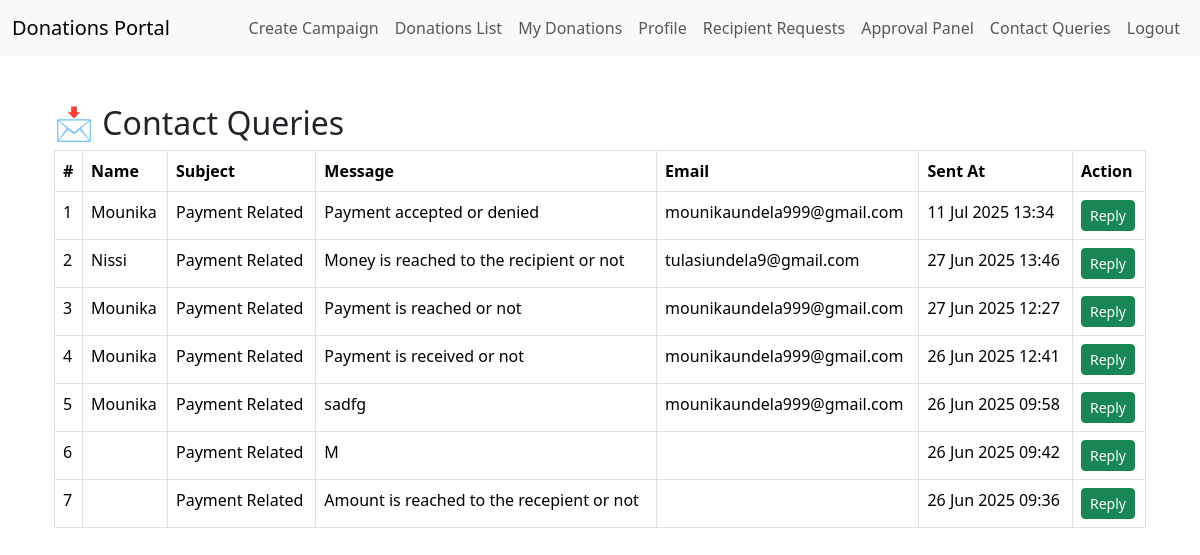
Page /view-queries/ (signed in) on the committed database.
### DonationsApp/models.py (models this page shows, shortened)
class ContactQuery(models.Model):
    user = models.ForeignKey(User, on_delete=models.CASCADE)
    name = models.CharField(max_length=100)
    email = models.EmailField()
    subject = models.CharField(max_length=200)
    message = models.TextField()
    sent_at = models.DateTimeField(auto_now_add=True)

### DonationsApp/views.py (the view)
# urls.py: path('view-queries/', views.view_queries, name='view_queries'),
@staff_member_required
def view_queries(request):
    queries = ContactQuery.objects.all().order_by('-sent_at')
    return render(request, 'view_queries.html', {'queries': queries})

### DonationsApp/templates/view_queries.html
{% extends 'base.html' %}
{% block content %}
<div class="container mt-5">
    <h2>📩 Contact Queries</h2>
    {% if queries %}
    <table class="table table-bordered">
        <thead>
            <tr>
                <th>#</th>
                <th>Name</th>
                <th>Subject</th>
                <th>Message</th>
                <th>Email</th>
                <th>Sent At</th>
                <th>Action</th>
            </tr>
        </thead>
        <tbody>
            {% for query in queries %}
            <tr>
                <td>{{ forloop.counter }}</td>
                <td>{{ query.name }}</td>
                <td>{{ query.subject }}</td>
                <td>{{ query.message }}</td>
                <td>{{ query.email }}</td>
                <td>{{ query.sent_at|date:"d M Y H:i" }}</td>
                <td>
                    <a href="{% url 'reply_to_query' query.id %}" class="btn btn-success btn-sm">Reply</a>
                </td>
            </tr>
            {% endfor %}
        </tbody>
    </table>
    {% else %}
    <p>No contact queries yet.</p>
    {% endif %}
</div>
{% endblock %}

### rows in the picture
ContactQuery: name "Mounika", subject "Payment Related", message "Payment accepted or denied", email "mounikaundela999@gmail.com", sent_at "11 Jul 2025 13:34"
ContactQuery: name "Nissi", subject "Payment Related", message "Money is reached to the recipient or not", email "tulasiundela9@gmail.com", sent_at "27 Jun 2025 13:46"
ContactQuery: name "Mounika", subject "Payment Related", message "Payment is reached or not", email "mounikaundela999@gmail.com", sent_at "27 Jun 2025 12:27"
ContactQuery: name "Mounika", subject "Payment Related", message "Payment is received or not", email "mounikaundela999@gmail.com", sent_at "26 Jun 2025 12:41"
ContactQuery: name "Mounika", subject "Payment Related", message "sadfg", email "mounikaundela999@gmail.com", sent_at "26 Jun 2025 09:58"
ContactQuery: subject "Payment Related", message "M", sent_at "26 Jun 2025 09:42"
ContactQuery: subject "Payment Related", message "Amount is reached to the recepient or not", sent_at "26 Jun 2025 09:36"
